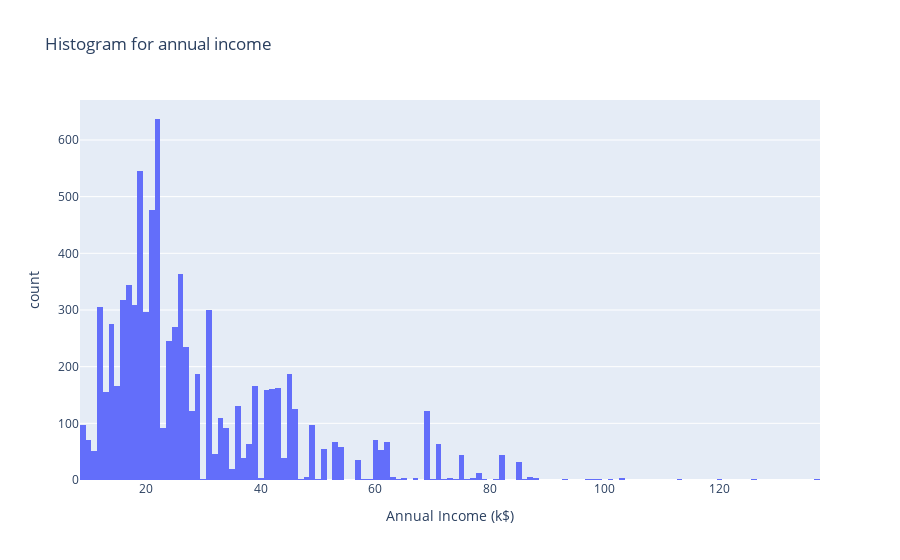

Notebook code cell kept with this figure:
### Code cell
px.histogram(df,"Annual Income (k$)",title="Histogram for annual income")

### Figure 1 — Plotly figure (JSON) as saved in the notebook; plotly's stock layout.template omitted (floating-point values rounded to 4 significant figures; data arrays with more than 128 entries replaced by an {"elided": "..."} marker saying what was removed)
{"data": [{"alignmentgroup": "True", "bingroup": "x", "hovertemplate": "Annual Income (k$)=%{x}<br>count=%{y}<extra></extra>", "legendgroup": "", "marker": {"color": "#636efa"}, "name": "", "offsetgroup": "", "orientation": "v", "showlegend": false, "type": "histogram", "x": {"elided": "8268 int values"}, "xaxis": "x", "yaxis": "y"}], "layout": {"barmode": "relative", "legend": {"tracegroupgap": 0}, "title": {"text": "Histogram for annual income"}, "xaxis": {"anchor": "y", "domain": [0, 1], "title": {"text": "Annual Income (k$)"}}, "yaxis": {"anchor": "x", "domain": [0, 1], "title": {"text": "count"}}}}
